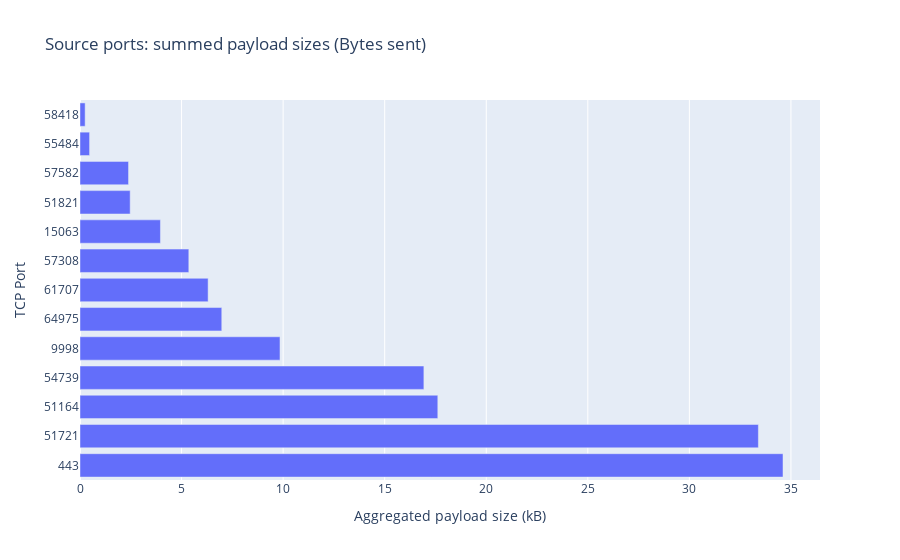

Notebook source saved alongside this figure:
### Code cell
fig = px.bar(
  source_ports, 
  x="size", 
  y="TCP_sport", 
  # log_x=True,
  # color="size", 
  template="plotly", 
  title="Source ports: summed payload sizes (Bytes sent)",
  orientation='h',
  labels={
          "TCP_sport": "TCP Port",
          "size": "Aggregated payload size (kB)",
        },
  )
fig.show()

### Figure 1 — Plotly figure (JSON) as saved in the notebook; plotly's stock layout.template omitted (floating-point values rounded to 4 significant figures)
{"data": [{"alignmentgroup": "True", "hovertemplate": "Aggregated payload size (kB)=%{x}<br>TCP Port=%{y}<extra></extra>", "legendgroup": "", "marker": {"color": "#636efa", "pattern": {"shape": ""}}, "name": "", "offsetgroup": "", "orientation": "h", "showlegend": false, "textposition": "auto", "type": "bar", "x": [34.61, 33.4, 17.62, 16.93, 9.846, 6.979, 6.308, 5.357, 3.96, 2.47, 2.39, 0.4717, 0.2529], "xaxis": "x", "y": ["443", "51721", "51164", "54739", "9998", "64975", "61707", "57308", "15063", "51821", "57582", "55484", "58418"], "yaxis": "y"}], "layout": {"barmode": "relative", "legend": {"tracegroupgap": 0}, "title": {"text": "Source ports: summed payload sizes (Bytes sent)"}, "xaxis": {"anchor": "y", "domain": [0, 1], "title": {"text": "Aggregated payload size (kB)"}}, "yaxis": {"anchor": "x", "domain": [0, 1], "title": {"text": "TCP Port"}}}}
